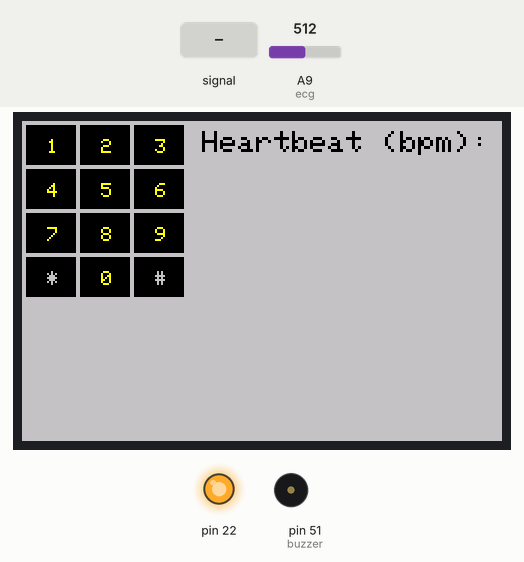
This sketch was run on a simulated Arduino Mega 2560, built with avr-gcc and run on an emulated ATmega2560. On the bench: 480×320 colour display, output pins drawn as LEDs (lit = HIGH), buzzer (waves = sounding). The inputs (shaded band) are chosen by the test bench; at power-on: A9 (ecg) = 512. Pins used as bus, display or sensor lines are not drawn; what the sketch prints to the serial monitor is not drawn.

Above: at 1.5 s.
1.6 s: A9 (ecg) fed a 1000 Hz sine of ±255 counts around its level
At 1.77 s:
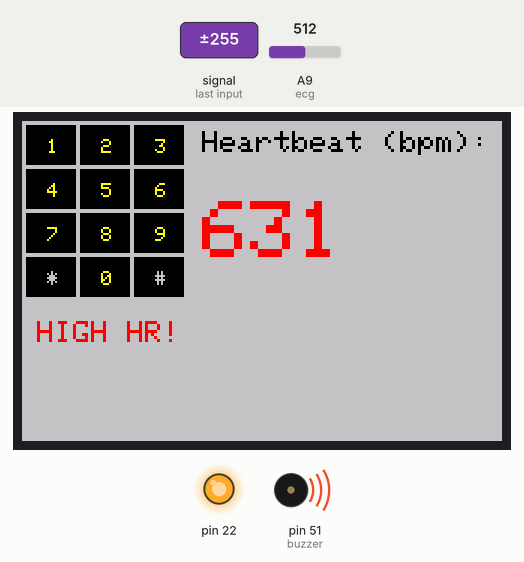
3.3 s: A9 (ecg) set to 490
At 4.1 s:
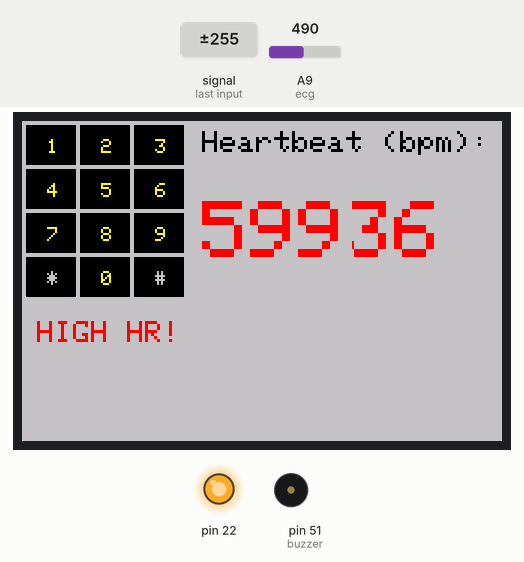
4.9 s: A9 (ecg) fed a 200 Hz sine of ±255 counts around its level
At 7.2 s:
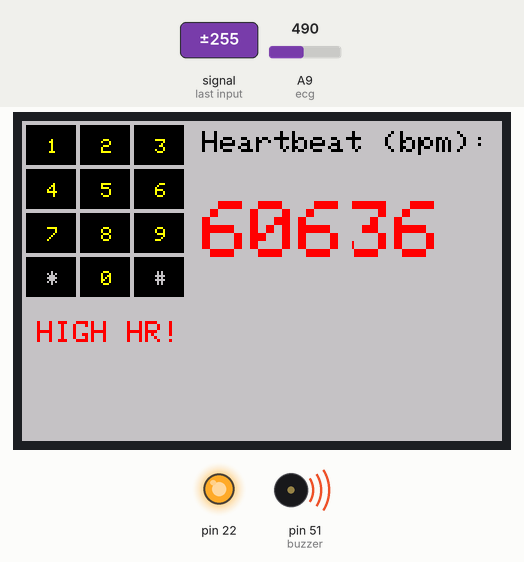
7.9 s: A9 (ecg) set to 510
Timing chart, 0 to 10.4 s (numbered marks = the images above; inputs shaded):
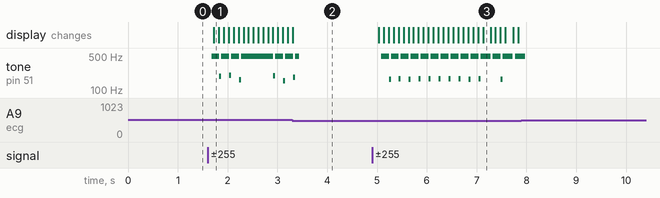

The sketch:

ecg_large_lcd_interface.ino
```cpp
/*
  ECG Large LCD Interface

  Contains all final commands for ECG device

  Arduino code for the LCD touchscreen, collection of
  ECG data from the analog circuit, and outputs buzzer
  sound. This code displays the heartbeat calculated by
  threshold from the ECG. Code requires the Aruino
  MEGA, TFT 3.5" LCD screen, analog circuit, buzzer
  actuator, sensor, and circuitboard connecting all of
  these components.
*/

// Include Relevent Libraries
#include "display.h"
#include "buzzer.h"

// Initialize Constants
const int ecg = A9; // Input pin for the ECG signal from the analog device
int previousSensorValue = 0; // Stores previous sensor value
int LED = 13;
int sensorValue = 0;
int threshold = 500;
long time_curr = 0;
float previous_beat = 0;
unsigned long current_beat;
unsigned long bpm;
unsigned long previous_bpm;

void setup() {

  // Initialize all input and output signals
  Serial.begin(9600);
  pinMode(22, OUTPUT);
  pinMode(ecg, INPUT);
  digitalWrite(22,HIGH);
  previous_beat = millis();

  // Initialize Screen
  DisplaySetup();
  show_string("Heartbeat (bpm):", 180, 10, 3, BLACK, LIGHTGREY, 1);

}

void loop() {

  // Read the signal value from the sensor, storing old value
  previous_bpm = bpm;
  previousSensorValue = sensorValue;
  sensorValue = analogRead(ecg);
  Serial.println(sensorValue);
  float heartbeat = sensorValue;

  // Trigger a current_beat when threshold is crossed
  if (heartbeat < threshold && previousSensorValue > threshold) {
    digitalWrite(LED, HIGH);
    current_beat = millis();
    // Time duration in [bpm] between heart beats
    bpm = 60*(1/(current_beat - previous_beat))*1000;
    previous_beat = current_beat;
  }

  // Display when heartrate is too high
  if (bpm > 150 && previous_bpm != bpm) {
    show_bpm(bpm, 180, 80, 8, RED, LIGHTGREY, 1);
    show_high_bpm("HIGH HR!", 15, 200, 3, RED, LIGHTGREY, 1);
    show_low_bpm("", 15, 275, 3, BLUE, LIGHTGREY, 1);
    pulse();
  }

  // Display if heartrate is too low
  else if (bpm < 30 && previous_bpm != bpm) {
    show_bpm(bpm, 180, 80, 8, BLUE, LIGHTGREY, 1);
    show_high_bpm("", 15, 200, 3, RED, LIGHTGREY, 1);
    show_low_bpm("LOW HR!", 15, 275, 3, BLUE, LIGHTGREY, 1);
    pulse();
  }

  // Only update display if heartbeat changes
  else if (bpm < 150 && previous_bpm != bpm) {
    show_bpm(bpm, 180, 80, 8, BLACK, LIGHTGREY, 1);
    show_high_bpm("", 15, 200, 3, RED, LIGHTGREY, 1);
    show_low_bpm("", 15, 275, 3, BLUE, LIGHTGREY, 1);
    pulse();
  }

}
```

buzzer.h
```cpp
/*
  Library File for Buzzer

  Contains custom commands to implement the buzzer.
*/

// Initialize Constants
int buzzer = 51; //the pin of the active buzzer
int power = 53; // pin of 5v power supply
int sound_len = 37;

void pulse()
{

  // Set output pins
  pinMode(buzzer,OUTPUT); // initialize the buzzer pin as an output
  pinMode(power,OUTPUT); // initialize the power pin as an output
  digitalWrite(power,HIGH);

  // High Pitch Sound for 74 ms
  unsigned char counter;
  for(counter = 0; counter < sound_len; counter++)
  {
    digitalWrite(buzzer,HIGH);
    delay(1);//wait for 1ms
    digitalWrite(buzzer,LOW);
    delay(1);//wait for 1ms
  }

}
```

display.h
```cpp
/*
  Library File for Display

  Contains custom commands to implement the screen and
  all its functions. This code uses libraries from the
  LCD Wiki libraries. The display for the buttons, text
  and numbers.
*/

// Include LCDWiki libraries
#include <LCDWIKI_GUI.h> //Core graphics library
#include <LCDWIKI_KBV.h> //Hardware-specific library

// Define LCD pixel size andpins for communication with LCD Screen
LCDWIKI_KBV my_lcd(320,480,A3,A2,A1,A0,A4);//width,height,cs,cd,wr,rd,reset

// Color Definitions
                             /*  r     g    b */
#define BLACK        0x0000  /*   0,   0,   0 */
#define BLUE         0x001F  /*   0,   0, 255 */
#define RED          0xF800  /* 255,   0,   0 */
#define GREEN        0x07E0  /*   0, 255,   0 */
#define CYAN         0x07FF  /*   0, 255, 255 */
#define MAGENTA      0xF81F  /* 255,   0, 255 */
#define YELLOW       0xFFE0  /* 255, 255,   0 */
#define WHITE        0xFFFF  /* 255, 255, 255 */
#define NAVY         0x000F  /*   0,   0, 128 */
#define DARKGREEN    0x03E0  /*   0, 128,   0 */
#define DARKCYAN     0x03EF  /*   0, 128, 128 */
#define MAROON       0x7800  /* 128,   0,   0 */
#define PURPLE       0x780F  /* 128,   0, 128 */
#define OLIVE        0x7BE0  /* 128, 128,   0 */
#define LIGHTGREY    0xC618  /* 192, 192, 192 */
#define DARKGREY     0x7BEF  /* 128, 128, 128 */
#define ORANGE       0xFD20  /* 255, 165,   0 */
#define GREENYELLOW  0xAFE5  /* 173, 255,  47 */
#define PINK         0xF81F  /* 255,   0, 255 */

// Define Button sizes and spacing
#define BUTTON_W 50 // width of button
#define BUTTON_H 40 // height of button
#define BUTTON_SPACING_X 4  // the horizontal distance between button
#define BUTTON_SPACING_Y 4  // the vertical distance between button
#define EDG_Y 4 // top edge
#define EDG_X 4 // left edge

// Define data types for Button information
typedef struct _button_info
{
     uint8_t button_name[10];
     uint8_t button_name_size;
     uint16_t button_name_colour;
     uint16_t button_colour;
     uint16_t button_x;
     uint16_t button_y;
 }button_info;

// Definition of buttons
button_info button[12] =
{
  // Button Name, Btn Txt Size, Btn Txt Color, Btn Bg Color, Btn width Loc, Btn height Loc
     "1", 2, YELLOW,    BLACK, EDG_X,                               EDG_Y,
     "2", 2, YELLOW,    BLACK, EDG_X+BUTTON_W+BUTTON_SPACING_X,     EDG_Y,
     "3", 2, YELLOW,    BLACK, EDG_X+2*BUTTON_W+2*BUTTON_SPACING_X, EDG_Y,
     "4", 2, YELLOW,    BLACK, EDG_X,                               EDG_Y+BUTTON_H+BUTTON_SPACING_Y,
     "5", 2, YELLOW,    BLACK, EDG_X+BUTTON_W+BUTTON_SPACING_X,     EDG_Y+BUTTON_H+BUTTON_SPACING_Y,
     "6", 2, YELLOW,    BLACK, EDG_X+2*BUTTON_W+2*BUTTON_SPACING_X, EDG_Y+BUTTON_H+BUTTON_SPACING_Y,
     "7", 2, YELLOW,    BLACK, EDG_X,                               EDG_Y+2*BUTTON_H+2*BUTTON_SPACING_Y,
     "8", 2, YELLOW,    BLACK, EDG_X+BUTTON_W+BUTTON_SPACING_X,     EDG_Y+2*BUTTON_H+2*BUTTON_SPACING_Y,
     "9", 2, YELLOW,    BLACK, EDG_X+2*BUTTON_W+2*BUTTON_SPACING_X, EDG_Y+2*BUTTON_H+2*BUTTON_SPACING_Y,
     "*", 2, LIGHTGREY, BLACK, EDG_X,                               EDG_Y+3*BUTTON_H+3*BUTTON_SPACING_Y,
     "0", 2, YELLOW,    BLACK, EDG_X+BUTTON_W+BUTTON_SPACING_X,     EDG_Y+3*BUTTON_H+3*BUTTON_SPACING_Y,
     "#", 2, LIGHTGREY, BLACK, EDG_X+2*BUTTON_W+2*BUTTON_SPACING_X, EDG_Y+3*BUTTON_H+3*BUTTON_SPACING_Y,
};

// Display String
void show_string(uint8_t *str,int16_t x,int16_t y,uint8_t csize,uint16_t fc, uint16_t bc,boolean mode)
{
    my_lcd.Set_Text_Mode(mode);
    my_lcd.Set_Text_Size(csize);
    my_lcd.Set_Text_colour(fc);
    my_lcd.Set_Text_Back_colour(bc);
    my_lcd.Print_String(str,x,y);
}

// Display button character
void show_but_char(uint8_t *str,int16_t x,int16_t y,uint8_t csize,uint16_t fc, uint16_t bc,boolean mode)
{
    my_lcd.Set_Text_Mode(mode);
    my_lcd.Set_Text_Size(csize);
    my_lcd.Set_Text_colour(fc);
    my_lcd.Set_Text_Back_colour(bc);
    my_lcd.Print_String(str,x+25,y+20);
}

// Display bpm
void show_bpm(int num,int16_t x,int16_t y,uint8_t csize,uint16_t fc, uint16_t bc,boolean mode)
{
    my_lcd.Fill_Rect(x, y, 150, 70, LIGHTGREY); //280 105
    my_lcd.Set_Text_Mode(mode);
    my_lcd.Set_Text_Size(csize);
    my_lcd.Set_Text_colour(fc);
    my_lcd.Set_Text_Back_colour(bc);
    my_lcd.Print_Number_Int(num,x,y,3,0,10);
}

// Display high hr
void show_high_bpm(uint8_t *str,int16_t x,int16_t y,uint8_t csize,uint16_t fc, uint16_t bc,boolean mode)
{
    my_lcd.Fill_Rect(x, y, 135, 28, LIGHTGREY);
    my_lcd.Set_Text_Mode(mode);
    my_lcd.Set_Text_Size(csize);
    my_lcd.Set_Text_colour(fc);
    my_lcd.Set_Text_Back_colour(bc);
    my_lcd.Print_String(str,x,y);
}

// Display low hr
void show_low_bpm(uint8_t *str,int16_t x,int16_t y,uint8_t csize,uint16_t fc, uint16_t bc,boolean mode)
{
    my_lcd.Fill_Rect(x, y, 135, 28, LIGHTGREY);
    my_lcd.Set_Text_Mode(mode);
    my_lcd.Set_Text_Size(csize);
    my_lcd.Set_Text_colour(fc);
    my_lcd.Set_Text_Back_colour(bc);
    my_lcd.Print_String(str,x,y);
}

// Display the main menu
void show_menu(void)
{
   uint16_t i;
   for(i = 0;i < sizeof(button)/sizeof(button_info);i++)
   {
      // Draw buttons
      my_lcd.Set_Draw_color(button[i].button_colour);
      my_lcd.Fill_Rect(button[i].button_x, button[i].button_y, BUTTON_W, BUTTON_H, BLACK);

      // Display button name
      show_but_char(button[i].button_name,button[i].button_x-strlen(button[i].button_name)*button[i].button_name_size*6/2+button[i].button_name_size/2+1,button[i].button_y-button[i].button_name_size*8/2+button[i].button_name_size/2+1,button[i].button_name_size,button[i].button_name_colour,BLACK,1);
   }
   my_lcd.Set_Draw_color(BLACK);
}

// Clear screen
void DisplaySetup()
{
  Serial.begin(9600);
  my_lcd.Init_LCD();
  my_lcd.Set_Rotation(1);
  Serial.println(my_lcd.Read_ID(), HEX);
  my_lcd.Fill_Screen(LIGHTGREY);
  show_menu();

}
```

Measured:
- after the input at 1.6 s, tone on pin 51 (buzzer): plays 496 Hz for 0.16 s, 194 Hz for 0.04 s, 496 Hz for 0.16 s, 203 Hz for 0.04 s, 496 Hz for 0.16 s, 163 Hz for 0.04 s … (11 notes in this stretch), starting after 0.08 s; the display: changes after 0.13 s (image 1)
- after the input at 4.9 s, tone on pin 51 (buzzer): plays 496 Hz for 0.16 s, 168 Hz for 0.04 s, 496 Hz for 0.16 s, 169 Hz for 0.04 s, 496 Hz for 0.16 s, 167 Hz for 0.04 s … (25 notes in this stretch), starting after 0.18 s; the display: first changes after 0.14 s (image 3 shows a later state)
